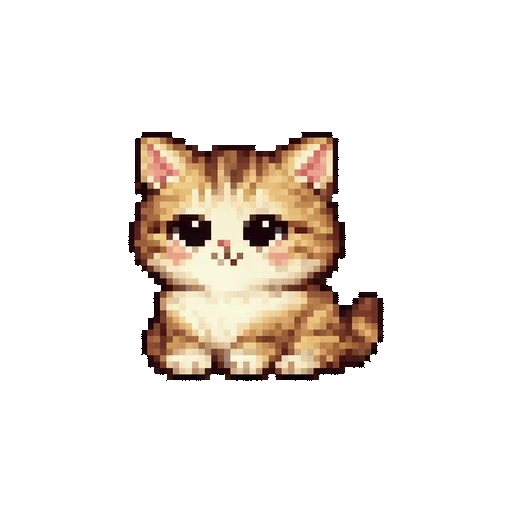
#> input picture assets/MittenSpawnEffect.gif, 512 x 512 px
$ python extract_gif_frames.py
#> lines starting #> are read from the running program, lines starting #| are printed output that depends on the picture
#!/usr/bin/env python3
from PIL import Image
import os

# Create output directory
os.makedirs("src-tauri/resources/frames", exist_ok=True)

# All GIFs are 512x512, we keep them at full quality (no resize here)
# The Rust code will scale them down for display

# Extract MittenSpawnEffect.gif frames
spawn_gif = Image.open('assets/MittenSpawnEffect.gif')
#> spawn_gif is the input picture: PIL image 512x512 P; mean R, G, B, A 33.4, 26.7, 21.5, 48.4
print(f"MittenSpawnEffect.gif: {spawn_gif.size[0]}x{spawn_gif.size[1]}, {spawn_gif.n_frames} frames, {spawn_gif.info.get('duration', 100)}ms per frame")
#| MittenSpawnEffect.gif: 512x512, 36 frames, 70ms per frame

for i in range(spawn_gif.n_frames):
    spawn_gif.seek(i)
    frame = spawn_gif.convert('RGBA')
    output_path = f"src-tauri/resources/frames/spawn_frame{i+1}.png"
    frame.save(output_path, 'PNG', optimize=False)

print(f"✅ Extracted {spawn_gif.n_frames} spawn frames")
#| ✅ Extracted 36 spawn frames

# Extract MittenYawning.gif frames
yawn_gif = Image.open('assets/MittenYawning.gif')
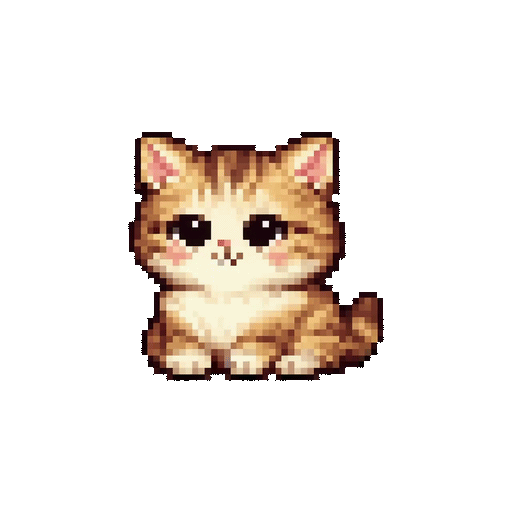
#> input picture assets/MittenYawning.gif, 512 x 512 px
#> yawn_gif is the input picture: PIL image 512x512 P; mean R, G, B, A 33.7, 26.5, 21.4, 48.5
print(f"MittenYawning.gif: {yawn_gif.size[0]}x{yawn_gif.size[1]}, {yawn_gif.n_frames} frames, {yawn_gif.info.get('duration', 100)}ms per frame")
#| MittenYawning.gif: 512x512, 36 frames, 70ms per frame

for i in range(yawn_gif.n_frames):
    yawn_gif.seek(i)
    frame = yawn_gif.convert('RGBA')
    output_path = f"src-tauri/resources/frames/yawn_frame{i+1}.png"
    frame.save(output_path, 'PNG', optimize=False)

print(f"✅ Extracted {yawn_gif.n_frames} yawn frames")
#| ✅ Extracted 36 yawn frames

# Extract MittenIdle.gif frames
idle_gif = Image.open('assets/MittenIdle.gif')
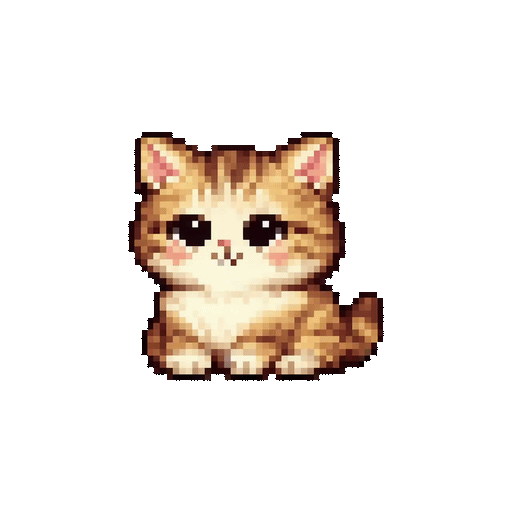
#> input picture assets/MittenIdle.gif, 512 x 512 px
#> idle_gif is the input picture: PIL image 512x512 P; mean R, G, B, A 33.8, 26.6, 21.3, 48.5
print(f"MittenIdle.gif: {idle_gif.size[0]}x{idle_gif.size[1]}, {idle_gif.n_frames} frames, {idle_gif.info.get('duration', 100)}ms per frame")
#| MittenIdle.gif: 512x512, 36 frames, 70ms per frame

for i in range(idle_gif.n_frames):
    idle_gif.seek(i)
    frame = idle_gif.convert('RGBA')
    output_path = f"src-tauri/resources/frames/idle_frame{i+1}.png"
    frame.save(output_path, 'PNG', optimize=False)

print(f"✅ Extracted {idle_gif.n_frames} idle frames")
#| ✅ Extracted 36 idle frames
print(f"\nAnimation: Spawn ({spawn_gif.n_frames}) → Yawn ({yawn_gif.n_frames}) → Idle loop ({idle_gif.n_frames})")
#| Animation: Spawn (36) → Yawn (36) → Idle loop (36)
